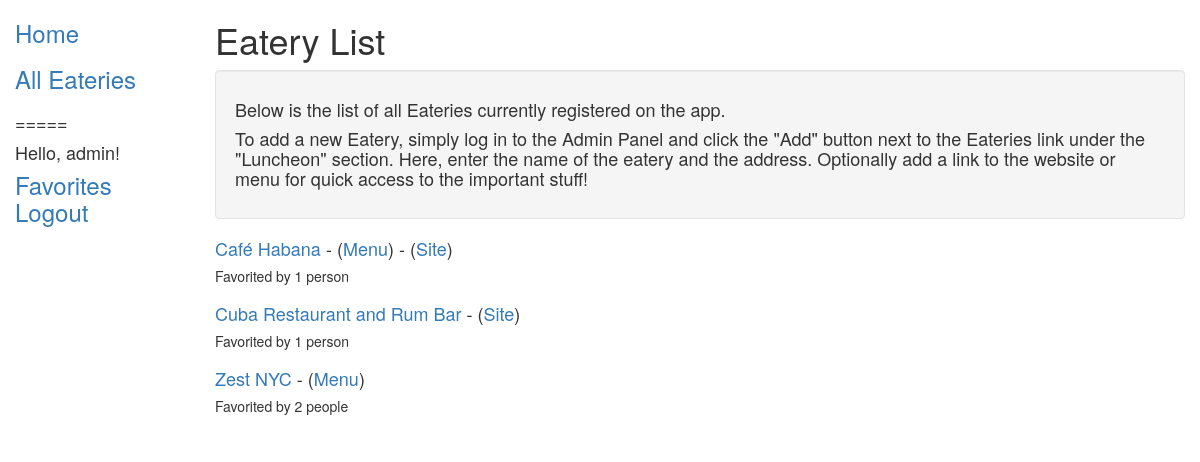
/luncheon/eateries/ (signed in), run on the app's committed database.
### luncheon/models.py (models this page shows, shortened)
class Eatery(models.Model):
	name = models.CharField(
		max_length=255,
		help_text="Enter the eatery's name!",
		verbose_name="Eatery Name",
	)
	address = models.CharField(
		max_length=255,
		blank=True,
		null=True
	)
	website_link = models.URLField(
		blank=True,
		null=True
	)
	menu_link = models.URLField(
		blank=True,
		null=True
	)
	favorited_by = models.ManyToManyField(User, blank=True)
	class Meta:
		ordering = ['name']
		verbose_name_plural = 'eateries'
	def get_absolute_url(self):
	    return reverse('eatery-detail', args=[str(self.id)])
	def total_favorites(self):
		return self.favorited_by.count()

### luncheon/views.py (the view)
class EateryListView(generic.ListView):
    model = Eatery
    paginate_by = 10

### luncheon/templates/luncheon/eatery_list.html
{% extends "base.html" %}
{% block content %}
    <h1>Eatery List</h1>
    <div class="well">
      <h4>Below is the list of all Eateries currently registered on the app.</h4>
      <h4>To add a new Eatery, simply log in to the Admin Panel and click the "Add" button next to the Eateries link under the "Luncheon" section. Here, enter the name of the eatery and the address. Optionally add a link to the website or menu for quick access to the important stuff!</h4>
    </div>
    {% if eatery_list %}
    <ul class="eatery-list">
      {% for eatery in eatery_list %}
      <li class="eatery-list__item">
        <h4>
          <span>
            <a href="{{ eatery.get_absolute_url }}">{{ eatery.name }}</a>
            {% if eatery.menu_link %}
            - (<a href="{{ eatery.menu_link }}">Menu</a>)
            {% endif %}
            {% if eatery.website_link %}
            - (<a href="{{ eatery.website_link }}">Site</a>)
            {% endif %}
          </span>
        </h4>
        <h5>
          <span>
            Favorited by {{ eatery.total_favorites }}
            {% if eatery.total_favorites == 1 %}
                person
            {% else %}
                people
            {% endif %}
          </span>
        </h5>
      </li>
      {% endfor %}
    </ul>
    {% else %}
      <p>There are no eateries defined in Luncheon.</p>
    {% endif %}
{% endblock %}

### luncheon/templates/base.html (shortened to what this page needs)
<!DOCTYPE html>
<html lang="en">
<head>
  <link rel="stylesheet" href="https://maxcdn.bootstrapcdn.com/bootstrap/3.3.7/css/bootstrap.min.css">
  {% load static %}
  <link rel="stylesheet" href="{% static '/css/styles.css' %}">
</head>
<body>
  <div class="container-fluid  content">
    <div class="row">
      <div class="col-sm-2  sidenav">
      {% block sidebar %}
      <ul class="sidebar-nav">
          <li><a href="{% url 'index' %}"><h3>Home</h3></a></li>
          <li><a href="{% url 'eateries' %}"><h3>All Eateries</h3></a></li>
        {% if user.is_authenticated %}
          <li class="logout-button">
            <h4>=====</h4>
            <h4 class="logout-button__label">Hello, {{ user.get_username }}!</h4>
            <a href="{% url 'favorited-by' %}?next={{request.path}}"><h3 class="logout-button__button">Favorites</h3></a>
            <a href="{% url 'logout' %}?next={{request.path}}"><h3 class="logout-button__button">Logout</h3></a>
          </li>
        {% else %}
          <li>
            <a href="{% url 'login'%}?next={{request.path}}"><h3>Login</h3></a>
          </li>
        {% endif %}
      </ul>
     {% endblock %}
      </div>
      <div class="col-sm-10 ">
      {% block content %}{% endblock %}
      </div>
    </div>
  </div>
</body>
</html>

### luncheon/static/css/styles.css (style rules this page uses)
.sidebar-nav, .eatery-list { margin-top: 20px; padding: 0; list-style: none; }
.eatery-list__item { margin-bottom: 20px; }
.logout-button { margin-top: 20px; }
.logout-button__label { margin: 0 0 10px 0; }
.logout-button__button { margin: 0; }

### data on the page
Eatery: name "Café Habana", total_favorites "1", shows "person"
Eatery: name "Cuba Restaurant and Rum Bar", total_favorites "1", shows "person"
Eatery: name "Zest NYC", total_favorites "2", shows "people"

### other printed values
{{ user.get_username }} "admin"
